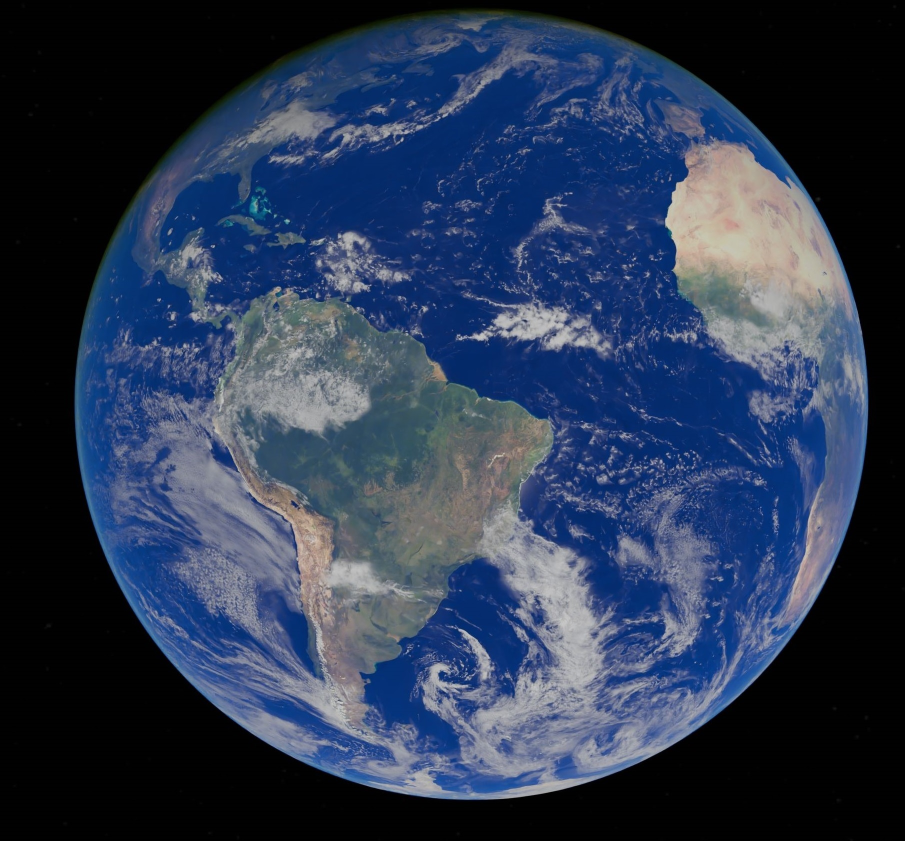
#> input picture earth.jpg, 1809 x 1681 px (shown at 1/2 size)
$ jupyter execute opencv.ipynb
#> lines starting #> are read from the running program, lines starting #| are printed output that depends on the picture
[cell 1]
# Part 1 : show image

import cv2

print(cv2.__version__)

[cell 2]
image = cv2.imread('earth.jpg')
#> image is the input picture: shape (1681, 1809, 3); mean B, G, R 81.8, 57, 43.6

[cell 3]
cv2.namedWindow('Loaded Image', cv2.WINDOW_NORMAL)
cv2.resizeWindow('Loaded Image', 400, 250)
cv2.imshow('Loaded Image', image)
cv2.waitKey(0)
cv2.destroyAllWindows()

[cell 4]
# PART 2: show grey scale image with option to save

image = cv2.imread('earth.jpg')
gray_image = cv2.cvtColor(image, cv2.COLOR_BGR2GRAY)
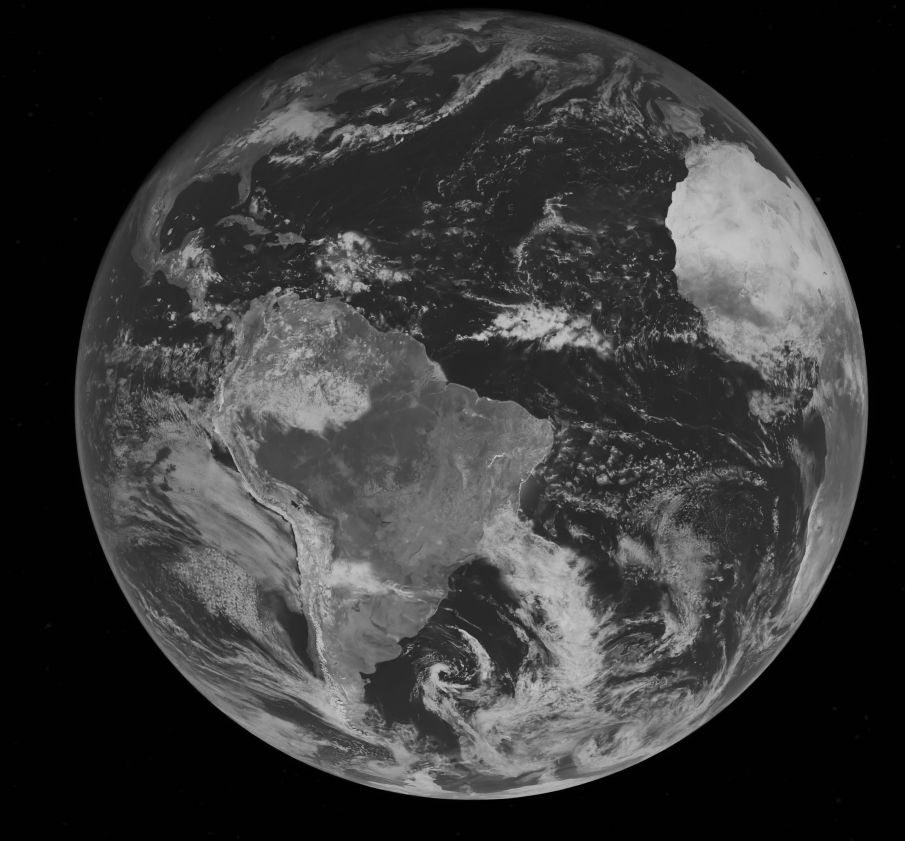
#> gray_image: shape (1681, 1809) (shown at 1/2 size); min 0, max 208, mean 55.8
resized_image = cv2.resize(gray_image, (224, 224))
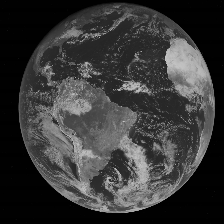
#> resized_image: shape (224, 224); min 0, max 197, mean 55.8

[cell 5]
cv2.namedWindow('Processed Image', cv2.WINDOW_NORMAL)
cv2.resizeWindow('Processed Image', 400, 250)
cv2.imshow('Processed Image', resized_image)
key = cv2.waitKey(0)
#> (key Esc is pressed here)
if key == ord('s'):
    cv2.imwrite('grayscale_resized_image.jpg', resized_image)
    print("Image saved as grayscale_resized_image.jpg")
else:
    print("Image not saved")

cv2.destroyAllWindows()
print(f"Processed Image Dimensions: {resized_image.shape}")
#| Processed Image Dimensions: (224, 224)

[cell 6]
print(f"Processed Image Dimensions: {resized_image.shape}")
#| Processed Image Dimensions: (224, 224)
